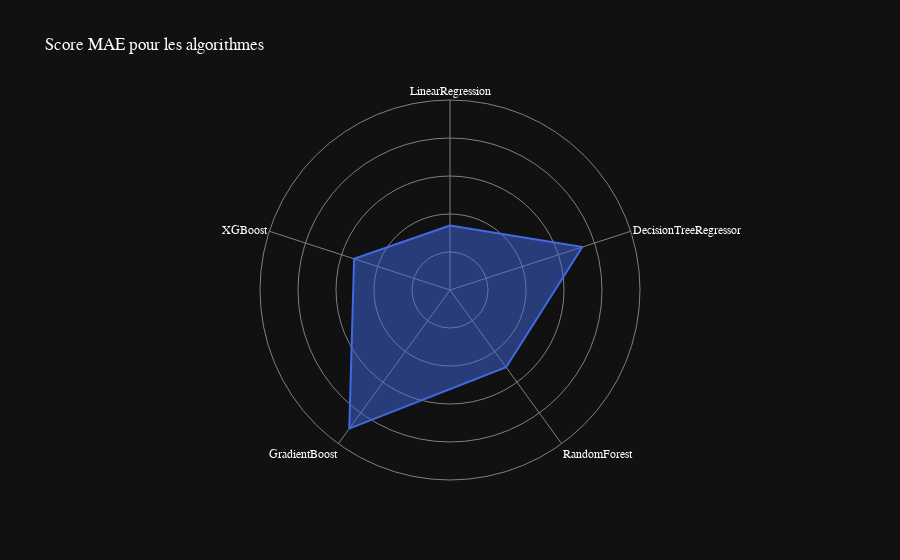

Write notebook code for a chart like this one.
### Code cell
data = [
    {'r': mae_linear, 'theta': 'LinearRegression'},
    {'r': mae_tree, 'theta': 'DecisionTreeRegressor'},
    {'r': mae_random_forest, 'theta': 'RandomForest'},
    {'r': mae_gradient, 'theta': 'GradientBoost'},
    {'r': mae_xgboost, 'theta': 'XGBoost'}
]
fig = px.line_polar(data, r='r', theta='theta',title="Score MAE pour les algorithmes", line_close=True, template='plotly_dark', color_discrete_sequence=['royalblue'])
fig.update_traces(fill='toself')
# change la police
fig.update_layout(
    font=dict(
        family="Optima",
        size=12,
        color="white"
    )
)
# Masquer la ligne représentant les valeurs de 0 à 5 sur l'axe radial
fig.update_layout(
    polar=dict(
        radialaxis=dict(
            showline=False, # masquer la ligne sur l'axe radial
            range=[0,25], # plage maximale de l'axe radial
            showticklabels=False
        )
    )
)
# changer les couleurs de fond et de la grille
fig.update_layout(
    polar=dict(
        radialaxis=dict(gridcolor='gray', linecolor='gray'),
        angularaxis=dict(gridcolor='gray', linecolor='gray')
    )
)
fig.show()

### Figure 1 — Plotly figure (JSON) as saved in the notebook; plotly's stock layout.template omitted (floating-point values rounded to 4 significant figures)
{"data": [{"fill": "toself", "hovertemplate": "r=%{r}<br>theta=%{theta}<extra></extra>", "legendgroup": "", "line": {"color": "royalblue", "dash": "solid"}, "marker": {"symbol": "circle"}, "mode": "lines", "name": "", "r": [8.48, 18.31, 12.56, 22.55, 13.27, 8.48], "showlegend": false, "subplot": "polar", "theta": ["LinearRegression", "DecisionTreeRegressor", "RandomForest", "GradientBoost", "XGBoost", "LinearRegression"], "type": "scatterpolar"}], "layout": {"font": {"color": "white", "family": "Optima", "size": 12}, "legend": {"tracegroupgap": 0}, "polar": {"angularaxis": {"direction": "clockwise", "gridcolor": "gray", "linecolor": "gray", "rotation": 90}, "domain": {"x": [0, 1], "y": [0, 1]}, "radialaxis": {"gridcolor": "gray", "linecolor": "gray", "range": [0, 25], "showline": false, "showticklabels": false}}, "title": {"text": "Score MAE pour les algorithmes"}}}
